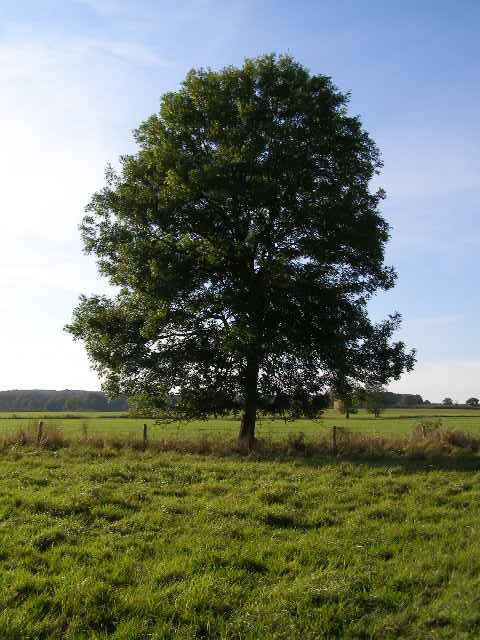
//> input picture input/mainImage.jpg, 480 x 640 px; the run also reads 1 picture not shown here
$ ./PS3   (built with g++ and OpenCV 4)
//> lines starting //> are read from the running program, lines starting //| are printed output that depends on the picture; after the words box and inside, x2 and y2 are one past the last pixel; in counts of white or black regions, pixels touching at a corner belong together
/*
 //OpenCV images overlayed project by Omid Karimpour
*/
#include <iostream>

#include <opencv2/opencv.hpp>
#include <opencv2/imgproc/imgproc.hpp>

bool failedToLoad(const cv::Mat image){
    return image.empty() || 0 == image.size().width || 0 == image.size().height;
}

bool isEmpty(const cv::Mat image){
    return failedToLoad(image);
}

cv::Mat readImage(const std::string fileName){
    cv::Mat image = cv::imread(fileName, cv::IMREAD_UNCHANGED);
    if (failedToLoad(image)){
        throw "Image not found";
    }
    return image;
}

cv::Mat resizingImage(const cv::Mat originalImage, const cv::Mat backgroundImage, const double Factor){
    cv::Mat resizedImage;

    const auto originalAspectRatio = static_cast<double>(originalImage.rows) / originalImage.cols;

    const auto widthFactor = Factor * originalAspectRatio;

    cv::resize(
               originalImage,
               resizedImage,
               cv::Size(), // do nothing on Size, take Scale
               Factor,
               widthFactor,
               cv::INTER_AREA
    );

    if (failedToLoad(resizedImage))
        throw "Could not resize";

    return resizedImage;
}

void writeImage(const std::string fileName, const cv::Mat newImage){
    cv::imwrite(fileName, newImage);
    if (failedToLoad(newImage))
        throw "Could not write the image";
}

void showImage(cv::Mat newFrontImage, const std::string label){
    cv::namedWindow(label, cv::WINDOW_AUTOSIZE);
    cv::imshow(label, newFrontImage);
    cv::waitKey();
    cv::destroyAllWindows();
}

void printSize(const std::string name, const cv::Mat image){
    std::cout << name << " image size:\nWidth : " << image.size().width << "\nHeight: " << image.size().height << std::endl;
}

// location is a point on background, that defines the top left pixel of foreground
cv::Mat overlayImage(const cv::Mat background, const cv::Mat foreground, const cv::Point2i location){

    cv::Mat finalImage(background);

    auto maxLocationX = location.x + foreground.cols;
    auto maxLocationY = location.y + foreground.rows;
    float maxAlpha = 255;

    if (maxLocationX > background.cols || maxLocationY > background.rows){
        throw "location is out of bound";
    }

    if (location.x > 0 || location.y > 0){
        throw "location has negative value";
    }

    for(int row = location.y; row <= maxLocationY; row++){
        int foregroundY = row - location.y;

        for(int col = location.x; col <= maxLocationX; col++){
            int foregroundX = col - location.x;

            auto rgba = foreground.at<cv::Vec4b>(foregroundY, foregroundX);
            auto alpha = rgba[3] / maxAlpha;
            auto beta = 1 - alpha;

            for( auto pixelChannel = 0; pixelChannel < 3; pixelChannel++){
                finalImage.at<cv::Vec3b>(row, col)[pixelChannel] *= beta;
                finalImage.at<cv::Vec3b>(row, col)[pixelChannel] += alpha * rgba[pixelChannel];
            }
        }
    }

    return finalImage;
}

int main (int argc, const char * argv[])
{
    // to suppress -Wunsued-variable
    static_cast<void>(argc);
    static_cast<void>(argv);

    const auto mainImageFileName = "/Users/omidkarimpour/Desktop/openCV_Project/input/mainImage.jpg";
    const auto layeredImageFileName = "/Users/omidkarimpour/Desktop/openCV_Project/input/layeredImage.png";

    const auto newLayeredImageFileName = "/Users/omidkarimpour/Desktop/openCV_Project/output/newLayeredImage.png";
    const auto finalImagefileName = "/Users/omidkarimpour/Desktop/openCV_Project/output/finalImage.png";


    try {
        auto mainImage = readImage(mainImageFileName);
//> in readImage, image is the input picture: 640 rows x 480 cols, CV_8UC3; mean B, G, R 103.5, 120, 111.7
        auto layeredImage = readImage(layeredImageFileName);

        printSize("main", mainImage);
//| main image size:
//| Width : 480
//| Height: 640
        printSize("layered", layeredImage);
//| layered image size:
//| Width : 512
//| Height: 512

        auto newLayeredImage = resizingImage(layeredImage, mainImage, 0.2);
        auto finalImage = overlayImage(mainImage, newLayeredImage, cv::Point(0, 0));
//> in overlayImage, `auto maxLocationX = location.x + foreground.cols;`: maxLocationX = 102
//> the loop in overlayImage, `for(int row = location.y; row <= maxLocationY; row++)` made 103 passes
//> after the loop in overlayImage, `for(int row = location.y; row <= maxLocationY; row++)`:
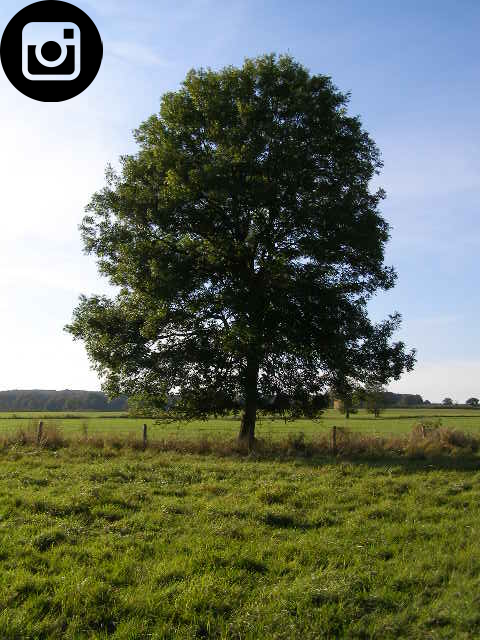
//> finalImage: 640 rows x 480 cols, CV_8UC3; 2.16% of pixels changed, all inside (x1, y1, x2, y2) = (0, 0, 103, 102)

        printSize("new layered", newLayeredImage);
//| new layered image size:
//| Width : 102
//| Height: 102

        writeImage(newLayeredImageFileName, newLayeredImage);
        writeImage(finalImagefileName, finalImage);


        showImage(newLayeredImage, "newLayeredImage");
        showImage(finalImage, "finalImage");


    } catch(const std::exception& ex){
        // show what you caught
        std::cerr << "Exception Raised: " << ex.what() << std::endl;
        return EXIT_FAILURE;
    } catch(const char* message){
        std::cerr << "Exception Thrown: " << message << std::endl;
        return EXIT_FAILURE;
    }

    return EXIT_SUCCESS;

}
